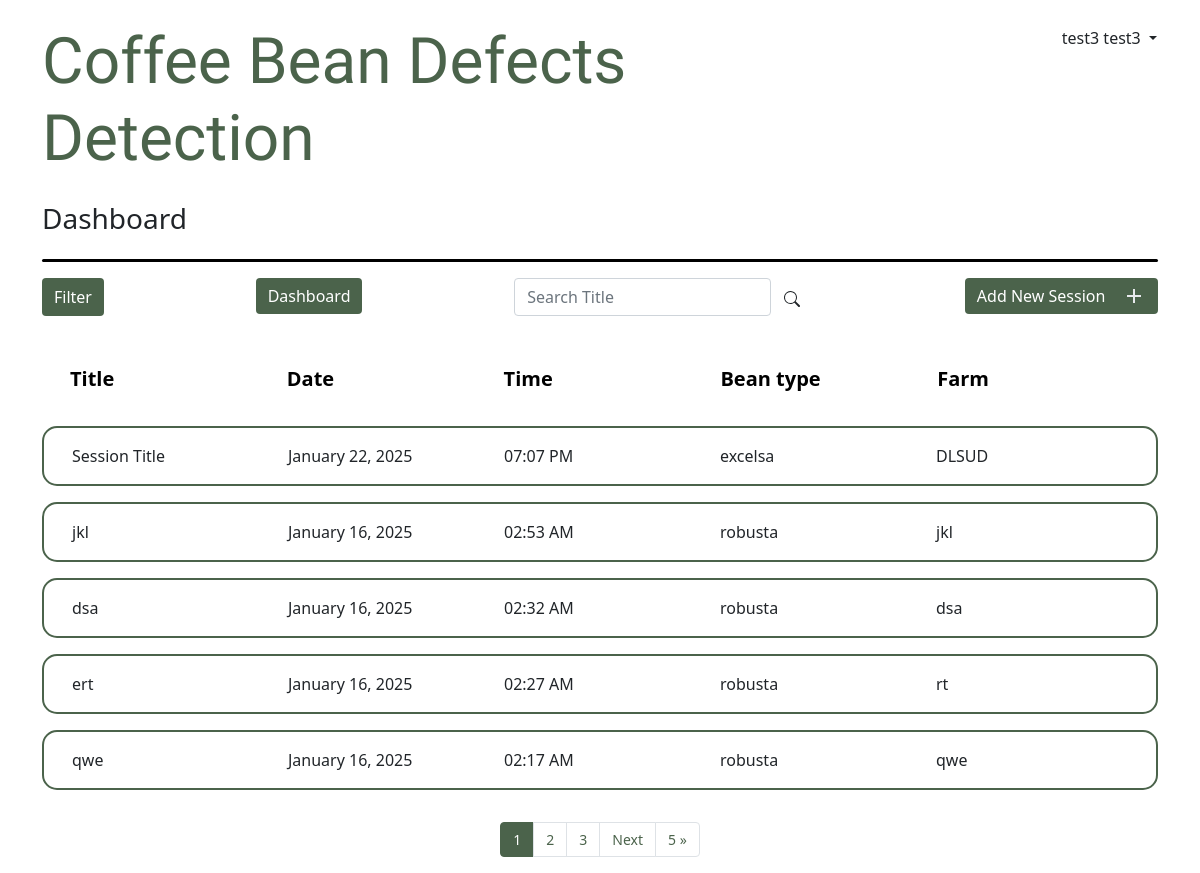
Before: /dashboard/ (signed in) with the older database file.
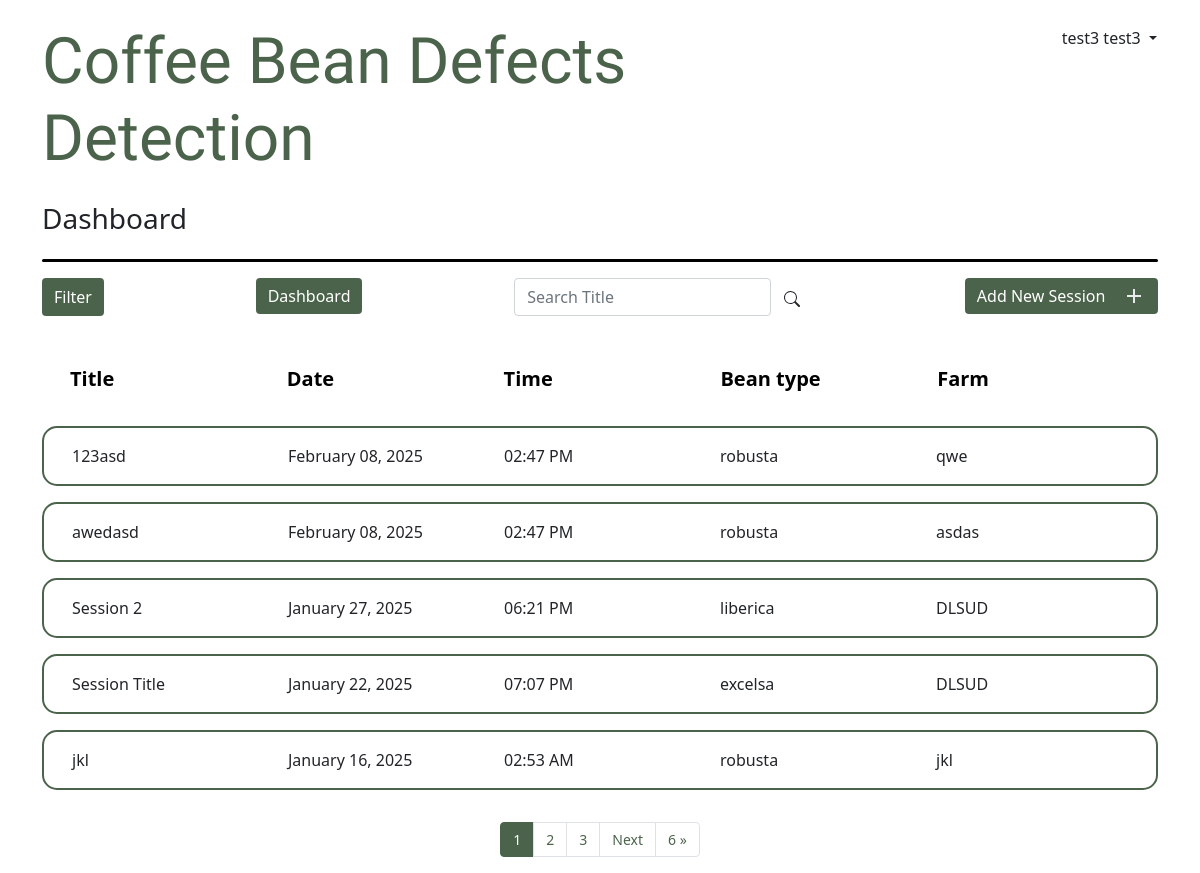
After: the same page with the newer database file.
### apps/dashboard/models.py (models this page shows, shortened)
class BatchSession(models.Model):
    batch_id = models.AutoField(primary_key=True)
    title = models.CharField(max_length=255, null=False)
    date_created = models.DateTimeField(default=now)
    bean_type = models.CharField(max_length=50)
    farm = models.CharField(max_length=255)
    user = models.ForeignKey(User, on_delete=models.CASCADE)

### apps/dashboard/views.py (the view)
# urls.py: path('dashboard/', views.DashboardListView.as_view(), name="dashboard"),
class DashboardListView(LoginRequiredMixin, ListView):
    model = BatchSession
    template_name = "dashboard/dashboard.html"
    redirect_field_name = "redirect_to"
    paginate_by = 5
    def get_queryset(self):
        query = Q(user=self.request.user)
        month = self.request.GET.get("month", "")
        bean_types = self.request.GET.get("type")  # Multiple values
        bean_types = str(bean_types).split("-")
        year = self.request.GET.get("year","")
        farm = self.request.GET.get("farm")
        title = self.request.GET.get("title")
        if title:
            query &= Q(title__contains=title)
        if month.isdigit():
            query &= Q(date_created__month=int(month))
        if year.isdigit():
            query &= Q(date_created__year=int(year))
        if bean_types != ['None']:
            query &= Q(bean_type__in=bean_types)
        if farm:
            query &= Q(farm__contains=farm)
        queryset = BatchSession.objects.filter(query).order_by("-date_created")
        return queryset
    def get_context_data(self, *args, **kwargs):
        context = super().get_context_data(**kwargs)
        page_obj = context['page_obj']
        paginator = page_obj.paginator
        start_index = max(1, page_obj.number - 2)
        end_index = min(paginator.num_pages + 1, page_obj.number + 3)
        context['page_range'] = range(start_index, end_index)
        return context
    def render_to_response(self, context, **response_kwargs):
        if self.request.headers.get('X-Requested-With') == 'XMLHttpRequest':
            new_batch = self.object_list
            html = render_to_string('dashboard/partials/filter_batch.html', {'filtered_batch': new_batch}, request=self.request)
            return JsonResponse({"html": html}, safe=False)
        return super().render_to_response(context, **response_kwargs)

### apps/dashboard/templates/dashboard/dashboard.html (shortened to what this page needs)
{% extends "layout.html" %}
{% block head_content %}
<div class="d-inline-flex align-items-end gap-3">
  <h3>Dashboard</h3>
</div>
<div
  class="my-3"
  style="
    width: 100%;
    height: 3px;
    background-color: black;
    border-radius: 20px;
  "></div>
{% endblock head_content %}
{% block content %}
<div class="d-flex justify-content-between mb-2">
  <button
    class="btn btn-success"
    type="button"
    data-bs-toggle="offcanvas"
    data-bs-target="#filter-offcanvas"
    aria-controls="offcanvasWithBothOptions">
    Filter
  </button>
  <a href="{% url "dashboard" %}">
    <button class="btn btn-success">Dashboard</button>
  </a>
  <div>
    <div class="d-flex">
      <input
        id="search"
        type="text"
        name="search"
        class="form-control"
        placeholder="Search Title" />
      <button class="input-group-text btn" id="basic-addon2">
        <svg
          xmlns="http://www.w3.org/2000/svg"
          width="16"
          height="16"
          fill="currentColor"
          class="bi bi-search"
          viewBox="0 0 16 16">
          <path
            d="M11.742 10.344a6.5 6.5 0 1 0-1.397 1.398h-.001q.044.06.098.115l3.85 3.85a1 1 0 0 0 1.415-1.414l-3.85-3.85a1 1 0 0 0-.115-.1zM12 6.5a5.5 5.5 0 1 1-11 0 5.5 5.5 0 0 1 11 0" />
        </svg>
      </button>
    </div>
  </div>
  <a href="{% url "add_session" %}" style="text-decoration:none">
    <button class="btn btn-success d-flex align-items-center">
      <p class="mb-0 me-0">Add New Session&nbsp;&nbsp;&nbsp;&nbsp;</p>
      <svg  xmlns="http://www.w3.org/2000/svg" height="24px" viewBox="0 -960 960 960" width="24px" fill="#e8eaed">
        <path d="M440-440H200v-80h240v-240h80v240h240v80H520v240h-80v-240Z"/>
      </svg>
    </button>
  </a>
</div>
<br />
<div class="container-fluid m-0 p-0" id="container-main">
    <div class="mb-3">
      <div class="row session-batches-header fw-bold fs-5 m-0 p-3">
        <div class="col">Title</div>
        <div class="col">Date</div>
        <div class="col">Time</div>
        <div class="col">Bean type</div>
        <div class="col">Farm</div>
      </div>
    </div>
    <div id="session-list-container">
      {% for object in object_list %}
      <div class="session-list container-fluid">
        <div
          class="row p-3 mb-3 session-batches-container"
          data-bs-toggle="collapse"
          href="#collapseExample{{ object.batch_id }}"
          role="button"
          aria-expanded="false"
          aria-controls="collapseExample1">
          <div class="col">{{ object.title }}</div>
          <div class="col">{{ object.date_created|date:"F d, Y" }}</div>
          <div class="col">{{ object.date_created|date:"h:i A" }}</div>
          <div class="col">{{ object.bean_type }}</div>
          <div class="col">{{ object.farm }}</div>
        </div>
      </div>
      {% endfor %}
    </div>
    {% if page_obj.paginator.num_pages > 1%}
      {% if page_obj.has_next or page_obj.has_previous %}
      <nav aria-label="Page navigation " class="d-flex justify-content-center align-items-center">
        <ul class="pagination pagination-custom mt-3 mb-0">
          {% for page_num in page_range %}
          {% if page_num == page_obj.number %}
            <li class="page-item current-page">
              <a class="page-link">{{ page_num }}</a>
            </li>
          {% else %}
            {% if search_query %}
            <li class="page-item">
              <a class="page-link" href="?page={{ page_num }}&search={{search_query}}">{{ page_num }}</a>
            </li>
            {% else %}
            <li class="page-item">
              <a class="page-link" href="?page={{ page_num }}">{{ page_num }}</a>
            </li>
            {% endif %}
          {% endif %}
        {% endfor %}
          {% if page_obj.has_next %}
            {% if search_query %}
            <li class="page-item"><a class="page-link" href="?page={{ page_obj.next_page_number }}&search={{search_query}}">Next</a></li>
            <li class="page-item"><a class="page-link" href="?page={{ page_obj.paginator.num_pages }}&search={{search_query}}">{{page_obj.paginator.num_pages}} &raquo;</a></li>
            {% else %}
            <li class="page-item"><a class="page-link" href="?page={{ page_obj.next_page_number }}">Next</a></li>
            <li class="page-item"><a class="page-link" href="?page={{ page_obj.paginator.num_pages }}">{{page_obj.paginator.num_pages}} &raquo;</a></li>
            {% endif %}
          {% endif %}
        </ul>
      </nav>
      {% endif %}
    {% endif %}
</div>
{% endblock content %}

### apps/templates/layout.html (shortened to what this page needs)
{% load static %}
<!DOCTYPE html>
<html lang="en">
  <head>
    <link href="https://cdn.jsdelivr.net/npm/bootstrap@5.1.3/dist/css/bootstrap.min.css" rel="stylesheet" />
    <link href="{% static 'style.css' %}?v=10000" rel="stylesheet"/>
  </head>
  <body>
    <div class="container-md mb-3">
      <div>
        <div class="title row flex-column-reverse flex-sm-row m-0">
          <h3 class="col my-4 p-0">Coffee Bean Defects Detection</h3>
          <div class="col col-sm-3 my-4 col-md-3 text-sm-center text-md-end p-0">
            <div
              class="dropdown-toggle btn p-0"
              data-bs-toggle="dropdown"
              aria-expanded="false">
              {{ request.user.first_name }} {{ request.user.last_name }}
            </div>
          </div>
        </div>
        {% block head_content %} {% endblock head_content %}
      </div>
      {% block content %} {% endblock content %}
    </div>
  </body>
</html>

### static/style.css (style rules this page uses)
:root { --main-green-theme: rgb(75, 99, 75); }
.title > h3 { font-size: 2em; font-family: "Oswald", sans-serif; font-optical-sizing: auto; font-style: normal; color: rgb(75, 99, 75); }
.btn-success { background-color: var(--main-green-theme); border: none; }
.session-batches-container { border-radius: 15px; border: 2px var(--main-green-theme) solid; }
.session-batches, .session-batches-header { text-decoration: none; color: black; }
@media screen and (min-width: 576px) { .title > h3 { font-size: 3em; } }
.page-link { color: var(--main-green-theme); }
.pagination-custom { font-size: 14px; }
.current-page a { color: white; background-color: var(--main-green-theme) !important; border-color: var(--main-green-theme) !important; }
@media screen and (min-width: 768px) { .title > h3 { font-size: 4em; } }

Changed rows visible on the page:
no longer on this page (row unchanged): BatchSession: title "dsa", date_created "January 16, 2025", date_created "02:32 AM", bean_type "robusta", farm "dsa"
no longer on this page (row unchanged): BatchSession: title "ert", date_created "January 16, 2025", date_created "02:27 AM", bean_type "robusta", farm "rt"
no longer on this page (row unchanged): BatchSession: title "qwe", date_created "January 16, 2025", date_created "02:17 AM", bean_type "robusta", farm "qwe"
added BatchSession: title "123asd", date_created "February 08, 2025", date_created "02:47 PM", bean_type "robusta", farm "qwe"
added BatchSession: title "awedasd", date_created "February 08, 2025", date_created "02:47 PM", bean_type "robusta", farm "asdas"
added BatchSession: title "Session 2", date_created "January 27, 2025", date_created "06:21 PM", bean_type "liberica", farm "DLSUD"
Other visible differences:
{{ page_obj.paginator.num_pages }}: "5" → "6"
